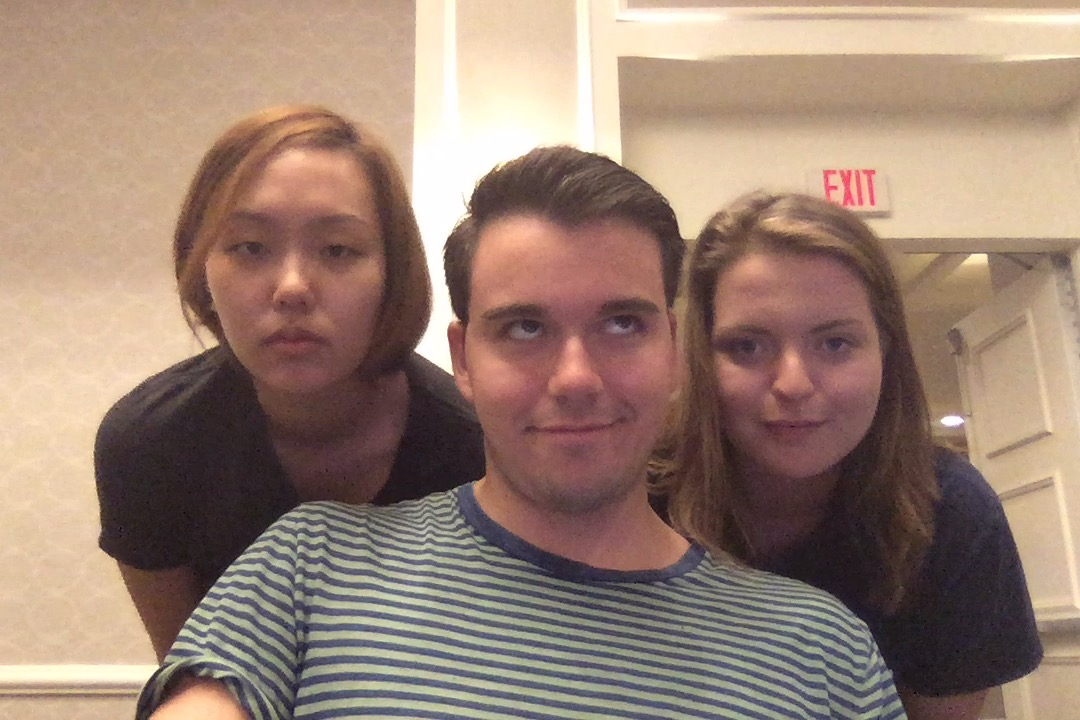
#> input picture 3.jpg, 1080 x 720 px
$ python face-match.py   (older library calls are emulated)
#> lines starting #> are read from the running program, lines starting #| are printed output that depends on the picture
import cv2
import capture as cp
import numpy as np
import scipy, scipy.misc


# get ground truth image from assets folder
# get captured image from assets folder

filepath_to_assets = ''
filename_img_truth = '3.jpg'
filename_img_capture = 'dom2.jpg'
casc_path = "FaceDetect/haarcascade_frontalface_default.xml"

face_casc = cv2.CascadeClassifier(casc_path)

img_truth   = cv2.imread(filepath_to_assets + filename_img_truth, 1)
#> img_truth is the input picture: shape (720, 1080, 3); mean B, G, R 114.9, 129.1, 153.7
img_capture = cv2.imread(filepath_to_assets + filename_img_capture, 1)
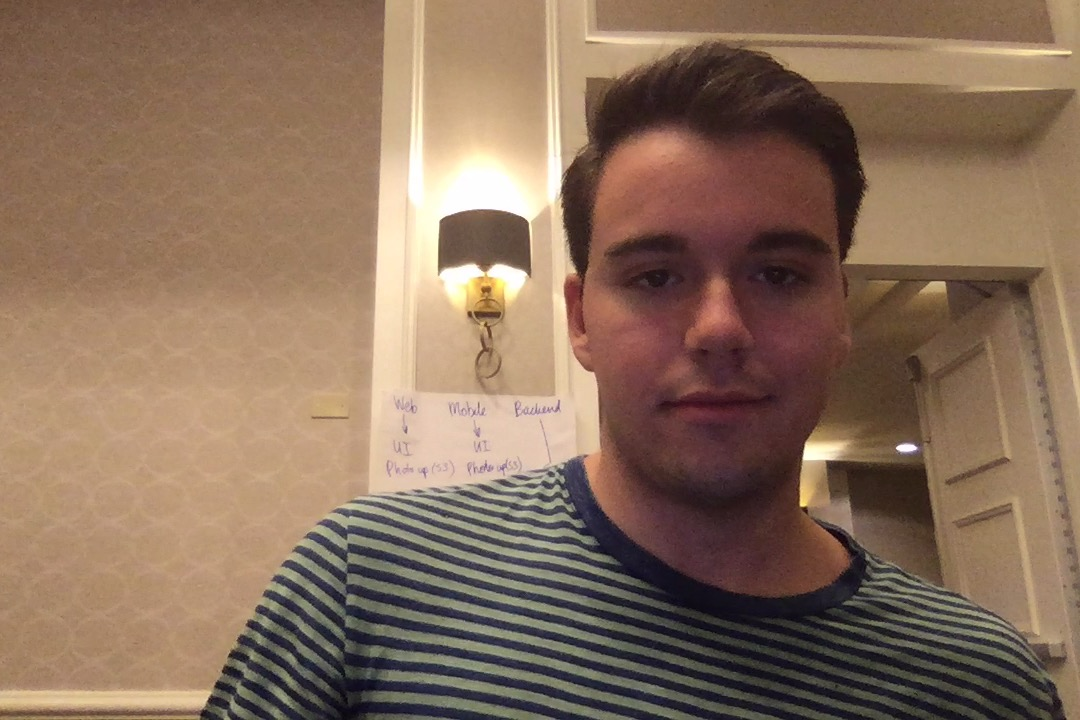
#> input picture dom2.jpg, 1080 x 720 px
#> img_capture is the input picture: shape (720, 1080, 3); mean B, G, R 91.8, 111.5, 137.4

img_truth = cv2.cvtColor(img_truth, cv2.COLOR_BGR2GRAY)
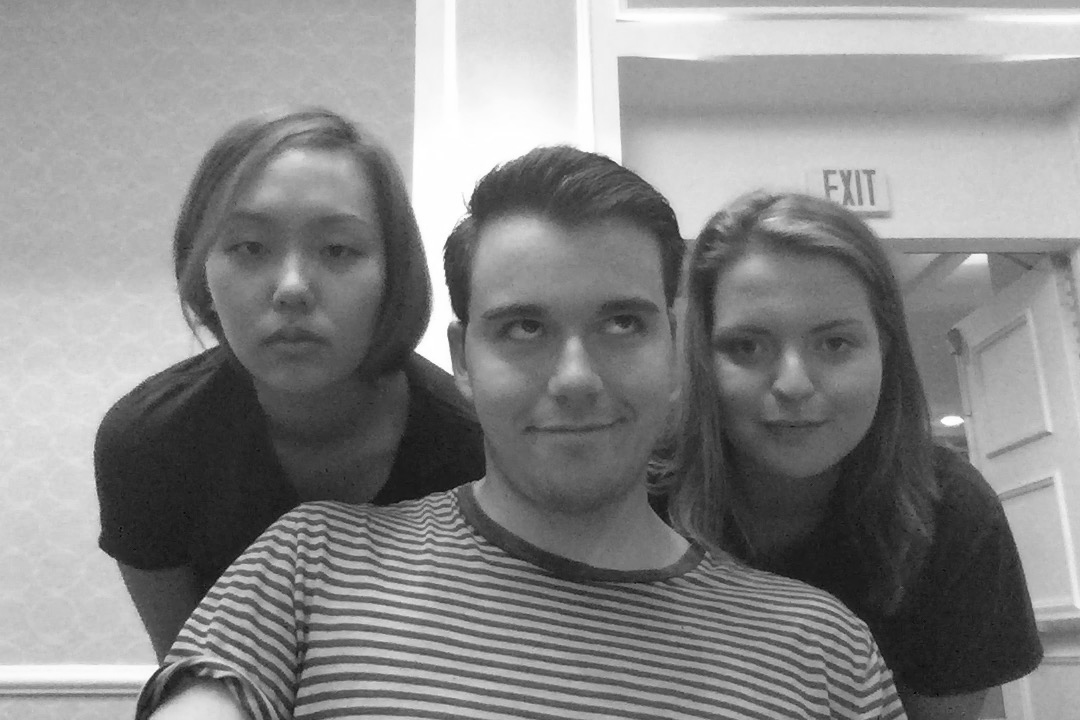
#> img_truth: shape (720, 1080); min 3, max 255, mean 134.9
img_capture = cv2.cvtColor(img_capture, cv2.COLOR_BGR2GRAY)
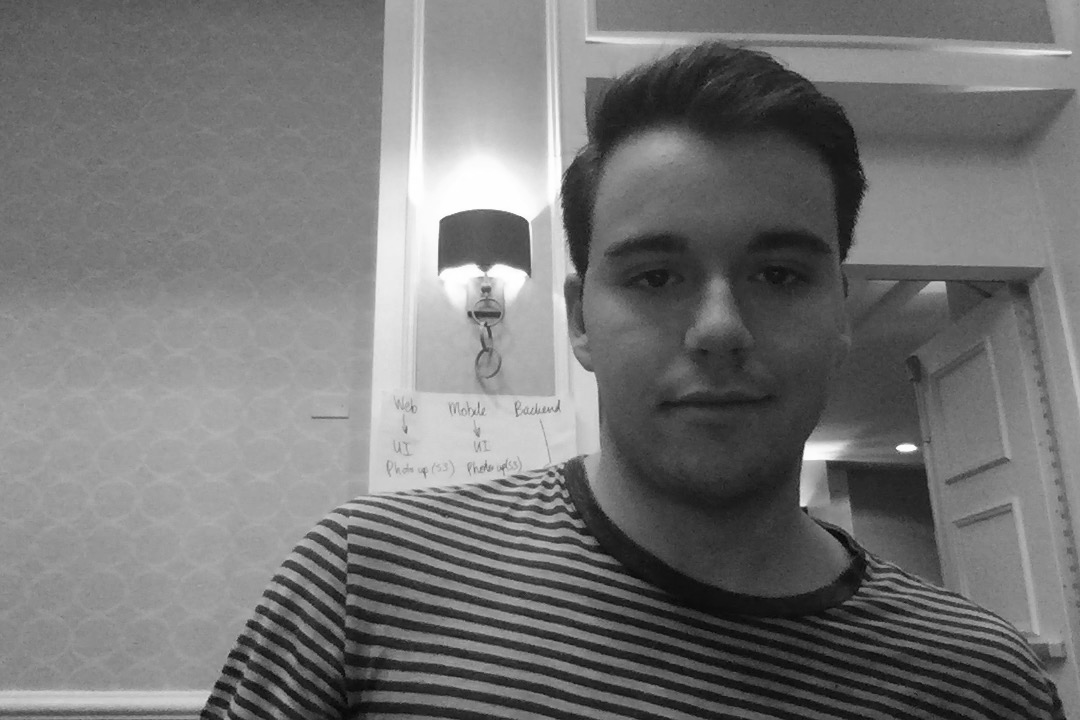
#> img_capture: shape (720, 1080); min 2, max 255, mean 117

# Detect faces in the image
faces = face_casc.detectMultiScale(
    img_truth,
    scaleFactor=1.3,
    minNeighbors=5,
    minSize=(30, 30)
)
#> faces = [[181, 164, 224, 224], [683, 260, 220, 220], [447, 230, 260, 260]]

print(faces)
#| [[181 164 224 224]
#|  [683 260 220 220]
#|  [447 230 260 260]]

img_crops = []

for (x, y, w, h) in faces:
	crop = img_truth[x : x+w, y : y+h]
	img_crops.append(crop)
	cv2.imshow("", crop)
	cv2.waitKey(0)
#> this loop made 3 passes
#> pass 1, `crop = img_truth[x : x+w, y : y+h]`:
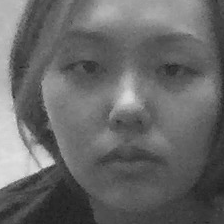
#> crop: shape (224, 224); min 24, max 226, mean 103.4
#> pass 2, `crop = img_truth[x : x+w, y : y+h]`:
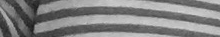
#> crop: shape (37, 220); min 26, max 214, mean 130.2
#> pass 3, `crop = img_truth[x : x+w, y : y+h]`:
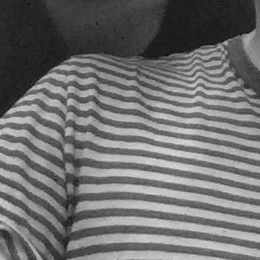
#> crop: shape (260, 260); min 13, max 224, mean 110.7
#> after the loop, img_crops = 3 items
